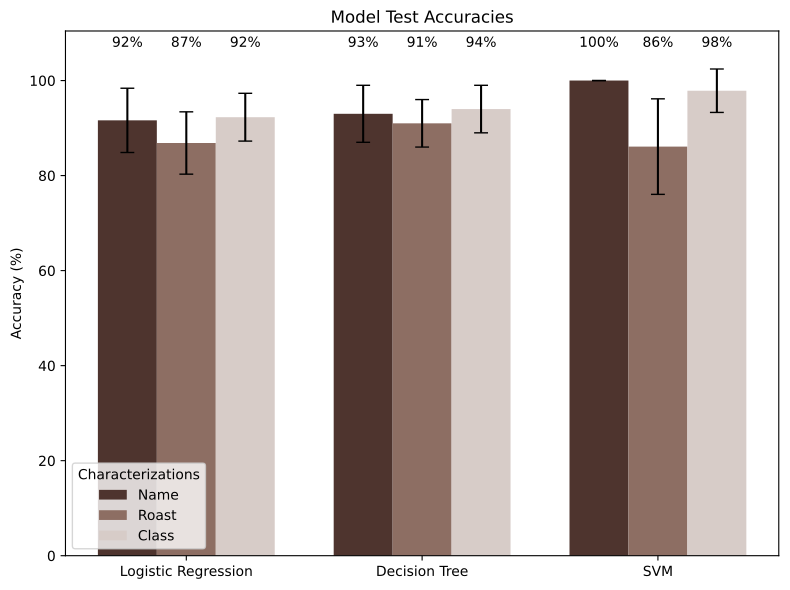

The script that saved this image:
import numpy as np
import matplotlib.pyplot as plt
from pathlib import Path

# Data (means and standard deviations)
models = ['Logistic Regression', 'Decision Tree', 'SVM']

name_means = [0.9162, 0.93, 1.0000]
name_std   = [0.0676, 0.06, 0.0000]

roast_means = [0.8686, 0.91, 0.8610]
roast_std   = [0.0656, 0.05, 0.1005]

class_means = [0.9229, 0.94, 0.9786]
class_std   = [0.0503, 0.05, 0.0457]

# Convert to percentages
name_means = np.array(name_means) * 100
roast_means = np.array(roast_means) * 100
class_means = np.array(class_means) * 100

name_std = np.array(name_std) * 100
roast_std = np.array(roast_std) * 100
class_std = np.array(class_std) * 100

# Bar positions
x = np.arange(len(models))
width = 0.25

# Plot
fig, ax = plt.subplots(figsize=(8, 6))

name_color = '#4E342E'   # dark brown
roast_color = '#8D6E63'  # medium brown
class_color = '#D7CCC8'  # light brown

bars1 = ax.bar(x - width, name_means, width, yerr=name_std, capsize=5, label='Name', color=name_color)
bars2 = ax.bar(x, roast_means, width, yerr=roast_std, capsize=5, label='Roast', color=roast_color)
bars3 = ax.bar(x + width, class_means, width, yerr=class_std, capsize=5, label='Class', color=class_color)

# Labels and title
ax.set_ylabel('Accuracy (%)')
ax.set_title('Model Test Accuracies')
ax.set_xticks(x)
ax.set_xticklabels(models)
max_with_err = max(
    np.max(name_means + name_std),
    np.max(roast_means + roast_std),
    np.max(class_means + class_std),
)
ax.set_ylim(0, max(105, max_with_err + 8))
ax.legend(title='Characterizations')

# Annotate bars
def annotate_top(bars, values, y_axes=0.99):
    """Place value labels along the top of the axes.

    Uses a blended transform where x is in data coordinates (bar centers)
    and y is in axes coordinates (fixed near the top).
    """
    xaxis_transform = ax.get_xaxis_transform()  # x in data, y in axes
    for bar, val in zip(bars, values):
        ax.text(
            bar.get_x() + bar.get_width() / 2,
            y_axes,
            f'{int(round(val))}%',
            transform=xaxis_transform,
            ha='center',
            va='top',
        )

annotate_top(bars1, name_means)
annotate_top(bars2, roast_means)
annotate_top(bars3, class_means)

plt.tight_layout()

# Save as PDF (next to this script)
out_path = Path(__file__).with_name('model_accuracies.pdf')
plt.savefig(out_path, format='pdf', bbox_inches='tight')

plt.show()
